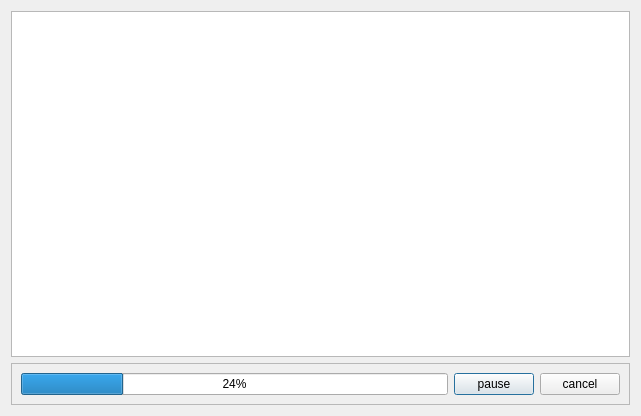
<?xml version="1.0" encoding="UTF-8"?>
<ui version="4.0">
 <class>progdilg</class>
 <widget class="QDialog" name="progdilg">
  <property name="geometry">
   <rect>
    <x>0</x>
    <y>0</y>
    <width>641</width>
    <height>416</height>
   </rect>
  </property>
  <property name="windowTitle">
   <string>output dialog</string>
  </property>
  <layout class="QVBoxLayout" name="verticalLayout">
   <item>
    <widget class="QPlainTextEdit" name="text_out">
     <property name="frameShape">
      <enum>QFrame::StyledPanel</enum>
     </property>
     <property name="frameShadow">
      <enum>QFrame::Sunken</enum>
     </property>
     <property name="readOnly">
      <bool>true</bool>
     </property>
     <property name="plainText">
      <string/>
     </property>
    </widget>
   </item>
   <item>
    <widget class="QFrame" name="frame">
     <property name="frameShape">
      <enum>QFrame::StyledPanel</enum>
     </property>
     <property name="frameShadow">
      <enum>QFrame::Raised</enum>
     </property>
     <layout class="QHBoxLayout" name="horizontalLayout">
      <item>
       <widget class="QProgressBar" name="prgbar_glo">
        <property name="value">
         <number>24</number>
        </property>
       </widget>
      </item>
      <item>
       <widget class="QPushButton" name="btn_pause">
        <property name="text">
         <string>pause</string>
        </property>
       </widget>
      </item>
      <item>
       <widget class="QPushButton" name="btn_cancel">
        <property name="text">
         <string>cancel</string>
        </property>
       </widget>
      </item>
     </layout>
    </widget>
   </item>
  </layout>
 </widget>
 <resources/>
 <connections/>
</ui>
